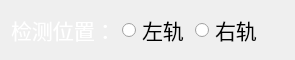
     <widget class="QWidget" name="layoutWidget">
      <property name="geometry">
       <rect>
        <x>723</x>
        <y>42</y>
        <width>295</width>
        <height>27</height>
       </rect>
      </property>
      <layout class="QHBoxLayout" name="horizontalLayout_6">
       <item>
        <widget class="QLabel" name="label">
         <property name="font">
          <font>
           <pointsize>16</pointsize>
          </font>
         </property>
         <property name="styleSheet">
          <string notr="true">color: rgb(255, 255, 255);</string>
         </property>
         <property name="text">
          <string>检测位置：</string>
         </property>
        </widget>
       </item>
       <item>
        <widget class="QRadioButton" name="radioButton">
         <property name="font">
          <font>
           <pointsize>16</pointsize>
          </font>
         </property>
         <property name="text">
          <string>左轨</string>
         </property>
         <attribute name="buttonGroup">
          <string notr="true">buttonGroup</string>
         </attribute>
        </widget>
       </item>
       <item>
        <widget class="QRadioButton" name="radioButton_2">
         <property name="font">
          <font>
           <pointsize>16</pointsize>
          </font>
         </property>
         <property name="text">
          <string>右轨</string>
         </property>
         <attribute name="buttonGroup">
          <string notr="true">buttonGroup</string>
         </attribute>
        </widget>
       </item>
       <item>
        <spacer name="horizontalSpacer">
         <property name="orientation">
          <enum>Qt::Horizontal</enum>
         </property>
         <property name="sizeHint" stdset="0">
          <size>
           <width>40</width>
           <height>20</height>
          </size>
         </property>
        </spacer>
       </item>
      </layout>
     </widget>
